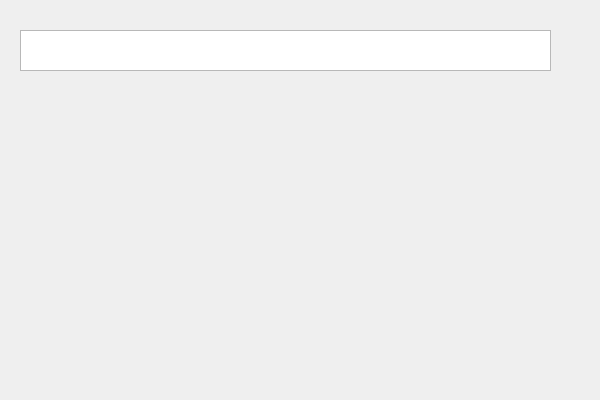
<?xml version="1.0" encoding="UTF-8"?>
<ui version="4.0">
 <class>TEST0144Class</class>
 <widget class="QWidget" name="TEST0144Class">
  <property name="geometry">
   <rect>
    <x>0</x>
    <y>0</y>
    <width>600</width>
    <height>400</height>
   </rect>
  </property>
  <property name="windowTitle">
   <string>TEST0144</string>
  </property>
  <widget class="QWidget" name="widget" native="true">
   <property name="geometry">
    <rect>
     <x>20</x>
     <y>30</y>
     <width>531</width>
     <height>41</height>
    </rect>
   </property>
   <widget class="QGraphicsView" name="view">
    <property name="geometry">
     <rect>
      <x>0</x>
      <y>0</y>
      <width>531</width>
      <height>41</height>
     </rect>
    </property>
   </widget>
  </widget>
 </widget>
 <layoutdefault spacing="6" margin="11"/>
 <resources>
  <include location="TEST0144.qrc"/>
 </resources>
 <connections/>
</ui>
